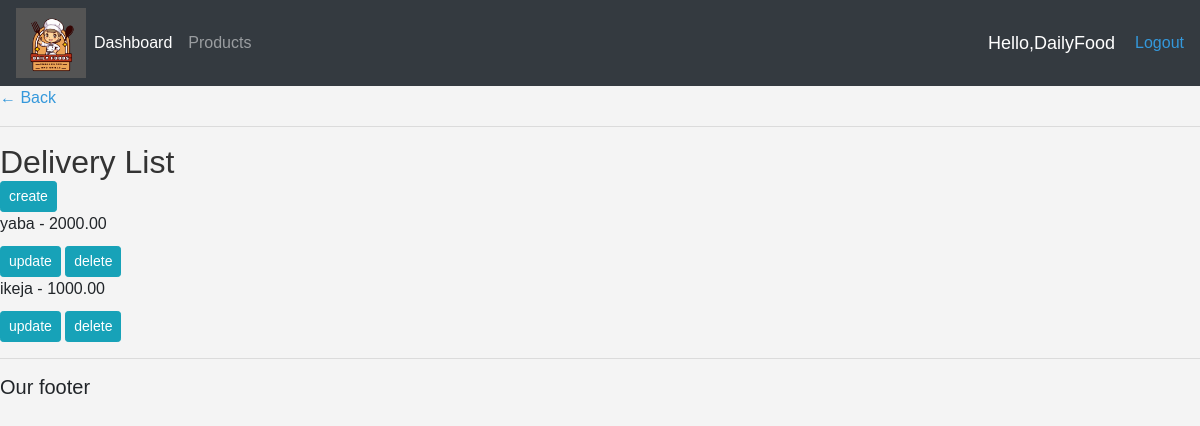
/deliveries/ (signed in), run on the app's committed database.
### smallchop/models.py (models this page shows, shortened)
class Delivery(models.Model):
    location = models.CharField(max_length=200, null=True)
    price = models.DecimalField(max_digits=7, decimal_places=2)

### smallchop/decorators.py (the view)
        def wrapper_func(request, *args, **kwargs):
            group = None
            if request.user.groups.exists():
                group = request.user.groups.all()[0].name
            if group in allowed_roles:
              return view_func(request, *args, **kwargs)
            else:
                return HttpResponse('you are not allowed to view this page')

### smallchop/views.py (called while the page is built)
@login_required(login_url='login')
@allowed_users(allowed_roles=['admin'])
def delivery_list(request):
    deliveries = Delivery.objects.all()
    return render(request, 'admin/delivery_list.html', {'deliveries': deliveries})

### templates/admin/delivery_list.html
{% extends 'admin/base.html' %}
{% block content %}
    <p><a href="{% url 'home' %}">&#8592; Back</a></p>
    <hr>
    <h2>Delivery List</h2>
    <td><a class="btn btn-sm btn-info"  href="{% url 'delivery-add'  %}">create</a></td>
    <ul>
        {% for delivery in deliveries %}
            <li>{{ delivery.location }} - {{ delivery.price }}</li>
            <td><a class="btn btn-sm btn-info"  href="{% url 'delivery-update' delivery.pk %}">update</a></td>
            <td><a class="btn btn-sm btn-info"  href="{% url 'delivery-delete' delivery.pk %}">delete</a></td>
            {% endfor %}
    </ul>
{% endblock %}

### templates/admin/Navbar.html (shortened to what this page needs)
{% load static %}
<nav class="navbar navbar-expand-lg navbar-dark bg-dark">
    <Img src="{% static 'images/logo/Logo2.png' %}" height="70px" width="70px">
    <div class="collapse navbar-collapse" id="navbarNavAltMarkup">
      <ul class="navbar-nav">
        <li class="navbar-nav">
        <a class="nav-link active" href="{% url 'home' %}">Dashboard</a>
        </li>
        <li class="navbar-nav">
        <a class="nav-link" href="{% url 'product_list' %}">Products</a>
        </li>
      </ul>
    </div>
    <span class="hello-msg">Hello,{{request.user}}</span>
    <span><a href="{% url 'logout' %}">Logout</a></span>
</nav>

### static/css/real.css (style rules this page uses)
body { background-color: #ebeff5; }

### static/css/admin.css (style rules this page uses)
body, h1, h2, p, ul, li { margin: 0; padding: 0; }
body { font-family: Arial, sans-serif; background-color: #f4f4f4; }
h2 { color: #333; }
a { text-decoration: none; color: #3498db; }
body, h1, h2, h3, p, ul, li { margin: 0; padding: 0; }
ul { list-style: none; }
li { margin-bottom: 10px; }

### templates/admin/Navbar.html (style rules this page uses)
.hello-msg { font-size: 18px; color: #fff; margin-right: 20px; }

### data on the page
Delivery: location "yaba", price "2000.00"
Delivery: location "ikeja", price "1000.00"

### other printed values
{{ request.user }} "DailyFood"
